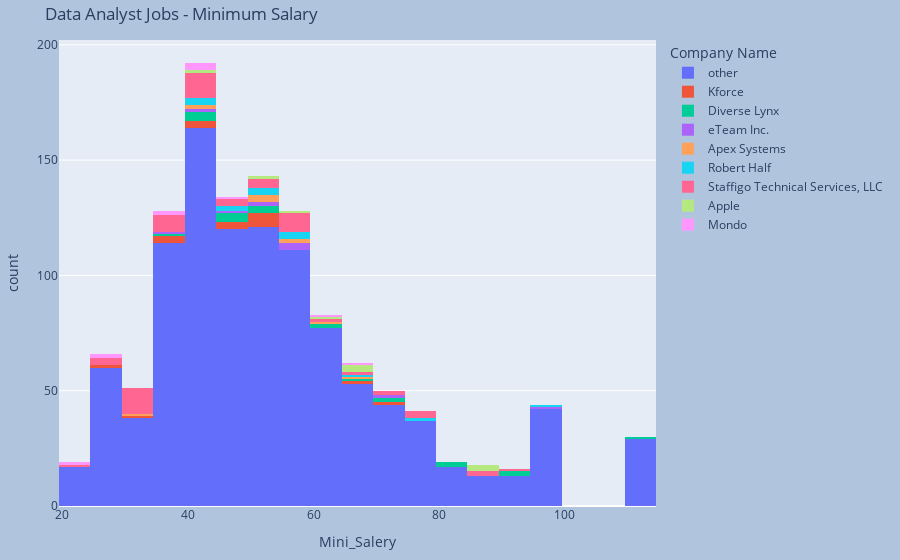

Notebook cell for this chart:
### Code cell
fig=px.histogram(data_frame=df,x="Mini_Salery",title="Data Analyst Jobs - Minimum Salary",color="Company Name")

fig.update_layout(
    margin=dict(l=30, r=20, t=40, b=20),
    paper_bgcolor="LightSteelBlue",
)

### Figure 1 — Plotly figure (JSON) as saved in the notebook; plotly's stock layout.template omitted (floating-point values rounded to 4 significant figures; data arrays with more than 128 entries replaced by an {"elided": "..."} marker saying what was removed)
{"data": [{"alignmentgroup": "True", "bingroup": "x", "hovertemplate": "Company Name=other<br>Mini_Salery=%{x}<br>count=%{y}<extra></extra>", "legendgroup": "other", "marker": {"color": "#636efa", "pattern": {"shape": ""}}, "name": "other", "offsetgroup": "other", "orientation": "v", "showlegend": true, "type": "histogram", "x": {"elided": "1070 int values"}, "xaxis": "x", "yaxis": "y"}, {"alignmentgroup": "True", "bingroup": "x", "hovertemplate": "Company Name=Kforce<br>Mini_Salery=%{x}<br>count=%{y}<extra></extra>", "legendgroup": "Kforce", "marker": {"color": "#EF553B", "pattern": {"shape": ""}}, "name": "Kforce", "offsetgroup": "Kforce", "orientation": "v", "showlegend": true, "type": "histogram", "x": [51, 27, 35, 42, 43, 37, 50, 37, 73, 30, 48, 48, 44, 50, 50, 54, 53, 65, 49], "xaxis": "x", "yaxis": "y"}, {"alignmentgroup": "True", "bingroup": "x", "hovertemplate": "Company Name=Diverse Lynx<br>Mini_Salery=%{x}<br>count=%{y}<extra></extra>", "legendgroup": "Diverse Lynx", "marker": {"color": "#00cc96", "pattern": {"shape": ""}}, "name": "Diverse Lynx", "offsetgroup": "Diverse Lynx", "orientation": "v", "showlegend": true, "type": "histogram", "x": [51, 43, 45, 84, 84, 42, 73, 53, 43, 64, 37, 73, 48, 110, 63, 40, 50, 93, 93, 65, 46, 46], "xaxis": "x", "yaxis": "y"}, {"alignmentgroup": "True", "bingroup": "x", "hovertemplate": "Company Name=eTeam Inc.<br>Mini_Salery=%{x}<br>count=%{y}<extra></extra>", "legendgroup": "eTeam Inc.", "marker": {"color": "#ab63fa", "pattern": {"shape": ""}}, "name": "eTeam Inc.", "offsetgroup": "eTeam Inc.", "orientation": "v", "showlegend": true, "type": "histogram", "x": [51, 98, 74, 37, 44, 48, 58, 54, 55, 55], "xaxis": "x", "yaxis": "y"}, {"alignmentgroup": "True", "bingroup": "x", "hovertemplate": "Company Name=Apex Systems<br>Mini_Salery=%{x}<br>count=%{y}<extra></extra>", "legendgroup": "Apex Systems", "marker": {"color": "#FFA15A", "pattern": {"shape": ""}}, "name": "Apex Systems", "offsetgroup": "Apex Systems", "orientation": "v", "showlegend": true, "type": "histogram", "x": [51, 41, 30, 44, 51, 63, 54, 65, 57, 57], "xaxis": "x", "yaxis": "y"}, {"alignmentgroup": "True", "bingroup": "x", "hovertemplate": "Company Name=Robert Half<br>Mini_Salery=%{x}<br>count=%{y}<extra></extra>", "legendgroup": "Robert Half", "marker": {"color": "#19d3f3", "pattern": {"shape": ""}}, "name": "Robert Half", "offsetgroup": "Robert Half", "orientation": "v", "showlegend": true, "type": "histogram", "x": [51, 77, 47, 55, 57, 57, 97, 47, 53, 41, 69, 42, 40, 50], "xaxis": "x", "yaxis": "y"}, {"alignmentgroup": "True", "bingroup": "x", "hovertemplate": "Company Name=Staffigo Technical Services, LLC<br>Mini_Salery=%{x}<br>count=%{y}<extra></extra>", "legendgroup": "Staffigo Technical Services, LLC", "marker": {"color": "#FF6692", "pattern": {"shape": ""}}, "name": "Staffigo Technical Services, LLC", "offsetgroup": "Staffigo Technical Services, LLC", "orientation": "v", "showlegend": true, "type": "histogram", "x": [59, 41, 77, 48, 43, 43, 43, 30, 30, 30, 30, 55, 37, 35, 73, 73, 42, 47, 41, 38, 50, 37, 76, 76, 60, 24, 30, 89, 89, 58, 42, 42, 35, 40, 40, 40, 28, 28, 28, 50, 54, 53, 93, 65, 46, 34, 34, 34, 35, 35, 55, 32, 32, 32, 57, 57, 57, 57], "xaxis": "x", "yaxis": "y"}, {"alignmentgroup": "True", "bingroup": "x", "hovertemplate": "Company Name=Apple<br>Mini_Salery=%{x}<br>count=%{y}<extra></extra>", "legendgroup": "Apple", "marker": {"color": "#B6E880", "pattern": {"shape": ""}}, "name": "Apple", "offsetgroup": "Apple", "orientation": "v", "showlegend": true, "type": "histogram", "x": [42, 89, 89, 89, 69, 69, 69, 51, 58, 63], "xaxis": "x", "yaxis": "y"}, {"alignmentgroup": "True", "bingroup": "x", "hovertemplate": "Company Name=Mondo<br>Mini_Salery=%{x}<br>count=%{y}<extra></extra>", "legendgroup": "Mondo", "marker": {"color": "#FF97FF", "pattern": {"shape": ""}}, "name": "Mondo", "offsetgroup": "Mondo", "orientation": "v", "showlegend": true, "type": "histogram", "x": [60, 67, 29, 29, 46, 41, 41, 41, 38, 38, 24], "xaxis": "x", "yaxis": "y"}], "layout": {"barmode": "relative", "legend": {"title": {"text": "Company Name"}, "tracegroupgap": 0}, "margin": {"b": 20, "l": 30, "r": 20, "t": 40}, "paper_bgcolor": "LightSteelBlue", "title": {"text": "Data Analyst Jobs - Minimum Salary"}, "xaxis": {"anchor": "y", "domain": [0, 1], "title": {"text": "Mini_Salery"}}, "yaxis": {"anchor": "x", "domain": [0, 1], "title": {"text": "count"}}}}
